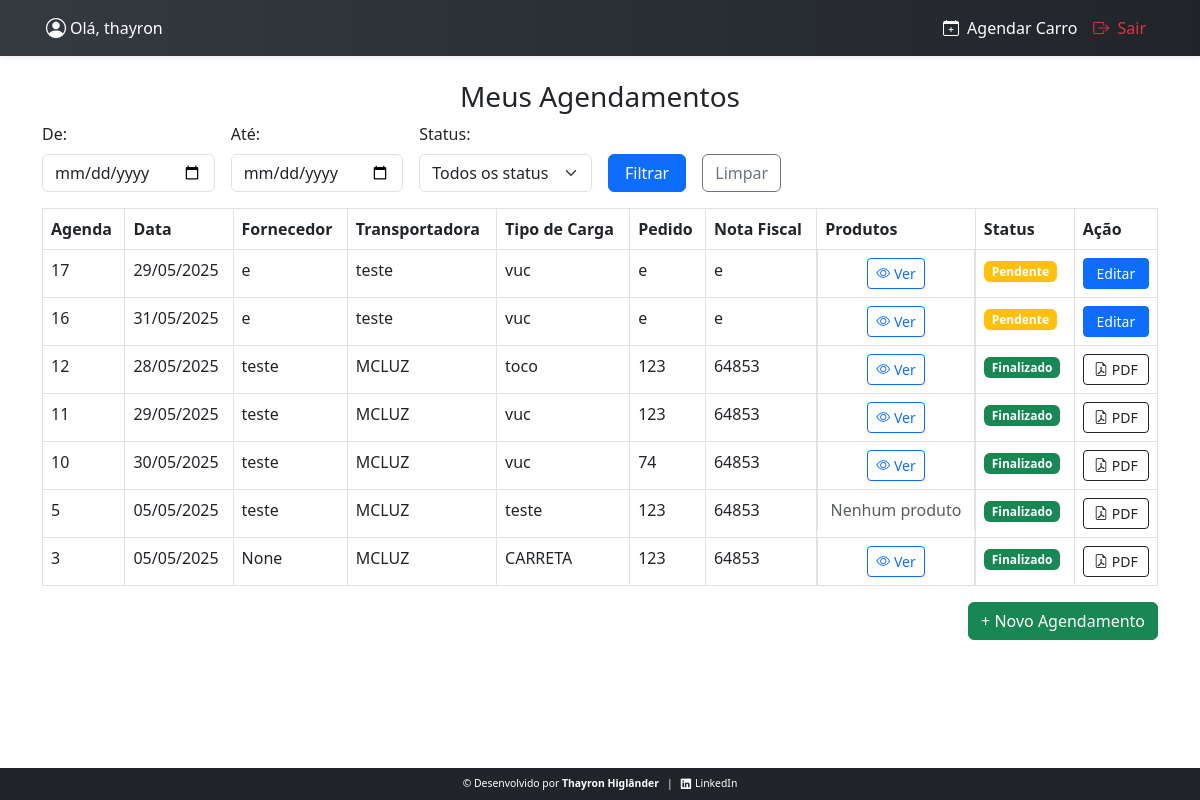
Before: /agendamentos/ (signed in) with the older database file.
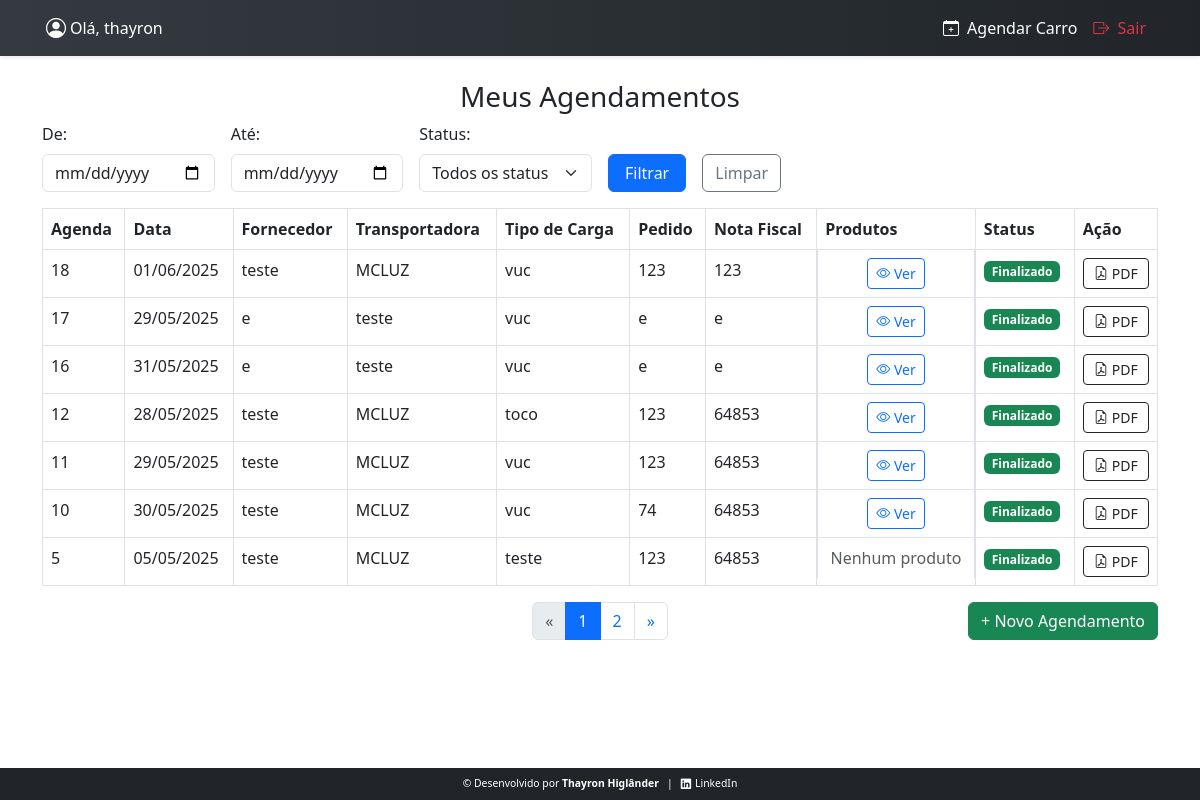
After: the same page with the newer database file.
### agendamentos/models.py (models this page shows, shortened)
class Agendamento(models.Model):
    usuario = models.ForeignKey(settings.AUTH_USER_MODEL, on_delete=models.CASCADE)
    data_hora = models.DateTimeField()
    cnpj = models.CharField(max_length=18)
    fornecedor = models.CharField(max_length=100)
    email = models.EmailField(max_length=500)
    transportadora = models.CharField(max_length=100)
    nota_fiscal = models.CharField(max_length=100)
    pedido = models.CharField(max_length=100,null=True,blank=True)
    GALPAO_CHOICES = [
        ('galpao1', 'galpão1'),
        ('galpao2', 'galpão2'),
        ('galpao3', 'galpão3'),
        ('galpao4', 'galpão4'),
    ]
    galpao = models.CharField("Galpão", max_length=20,choices=GALPAO_CHOICES,null=True,blank=True)
    TIPO_CARRO_CHOICES = [
        ('vuc', 'VUC'),
        ('toco', 'Toco'),
        ('truck', 'Truck'),
        ('carreta', 'Carreta'),
    ]
    tipo_carro = models.CharField("Tipo", max_length=20,choices=TIPO_CARRO_CHOICES,)
    STATUS_CHOICES = [
        ('pendente', 'Pendente'),
        ('confirmado', 'Confirmado'),
        ('cancelado', 'Cancelado'),
        ('finalizado', 'Finalizado'),
        ('atrasado', 'Atrasado'),
    ]
    status = models.CharField(max_length=20, choices=STATUS_CHOICES, default='pendente')
    criado_em = models.DateTimeField(auto_now_add=True)
    def cubagem_total(self):
        return self.itens.aggregate(total=Sum('cubagem'))['total'] or 0

### agendamentos/views.py (the view)
# urls.py: path('agendamentos/', views.painel_user, name='painel_user'),
@login_required
def painel_user(request):
    data_inicial = request.GET.get('data_inicial')
    data_final = request.GET.get('data_final')
    status = request.GET.get('status')
    mercadoria = request.GET.get('mercadoria')
    agendamentos = Agendamento.objects.filter(usuario=request.user)
    data_inicial = request.GET.get('data_inicial')
    data_final = request.GET.get('data_final')
    if data_inicial:
        try:
            data_inicial_date = datetime.strptime(data_inicial, '%Y-%m-%d').date()
            agendamentos = agendamentos.filter(data_hora__date__gte=data_inicial_date)
        except ValueError:
            data_inicial = ''
    if data_final:
        try:
            data_final_date = datetime.strptime(data_final, '%Y-%m-%d').date()
            agendamentos = agendamentos.filter(data_hora__date__lte=data_final_date)
        except ValueError:
            data_final = ''
    if status:
        agendamentos = agendamentos.filter(status=status)
    if mercadoria:
        agendamentos = agendamentos.filter(itens__mercadoria__icontains=mercadoria).distinct()
    agendamentos = agendamentos.order_by('-id')
    paginator = Paginator(agendamentos, 7)
    page_number = request.GET.get('page')
    page_obj = paginator.get_page(page_number)
    context = {
        'page_obj': page_obj,
        'data_inicial': data_inicial,
        'data_final': data_final,
        'mercadoria': mercadoria,
        'status': status,
        'status_choices': Agendamento.STATUS_CHOICES,
    }
    return render(request, 'agendamento/painel_user.html', context)

### templates/agendamento/painel_user.html (shortened to what the changed rows need)
{% extends 'base.html' %}
{% block content %}
<table class="table table-bordered">
    <thead class="thead-dark">
        <tr>
            <th>Agenda</th>
            <th>Data</th>
            <th>Fornecedor</th>
            <th>Transportadora</th>
            <th>Tipo de Carga</th>
            <th>Pedido</th>
            <th>Nota Fiscal</th>
            <th>Produtos</th>
            <th>Status</th>
            <th>Ação</th>
        </tr>
    </thead>
    <tbody>
        {% for ag in page_obj %}
        <tr>
            <td data-label="Agenda">{{ ag.id }}</td>
            <td data-label="Data">{{ ag.data_hora|date:"d/m/Y" }}</td>
            <td data-label="Fornecedor">{{ ag.fornecedor }}</td>
            <td data-label="Transportadora">{{ ag.transportadora }}</td>
            <td data-label="Tipo de Carga">{{ ag.tipo_carro }}</td>
            <td data-label="Pedido">{{ ag.pedido }}</td>
            <td data-label="Nota Fiscal">{{ ag.nota_fiscal }}</td>
            <td data-label="Produtos" class="produtos-cell text-center">
                {% if ag.itens.exists %}
                <button type="button" class="btn btn-outline-primary btn-sm btn-ver-produtos" data-bs-toggle="modal" data-bs-target="#produtosModal{{ ag.id }}">
                    <i class="bi bi-eye"></i> Ver
                </button>
                {% else %}
                <span class="text-muted">Nenhum produto</span>
                {% endif %}
            </td>
            <td data-label="Status">
                {% if ag.status == 'pendente' %}
                    <span class="badge bg-warning">Pendente</span>
                {% elif ag.status == 'confirmado' %}
                    <span class="badge bg-info">Confirmado</span>
                {% elif ag.status == 'cancelado' %}
                    <span class="badge bg-danger">Cancelado</span>
                {% elif ag.status == 'finalizado' %}
                    <span class="badge bg-success">Finalizado</span>
                {% elif ag.status == 'atrasado' %}
                        <span class="badge bg-dark">Atrasado</span>
                {% endif %}
            </td>
            <td data-label="Ação">
                {% if ag.status == 'pendente' %}
                <a href="{% url 'agendamento_editar' ag.pk %}" class="btn btn-primary btn-sm w-100">Editar</a>
                {% else %}
                <a href="{% url 'baixar_agendamento_pdf' ag.id %}" class="btn btn-outline-dark btn-sm w-100" target="_blank">
                    <i class="bi bi-file-earmark-pdf"></i> PDF
                </a>
                {% endif %}
            </td>
        </tr>
        {% empty %}
        <tr>
            <td colspan="10" class="text-center">Nenhum agendamento cadastrado.</td>
        </tr>
        {% endfor %}
    </tbody>
</table>
<div class="position-relative mb-4">
    <div class="d-flex justify-content-center">
        {% include 'paginacao.html' %}
    </div>
</div>
{% endblock %}

Changed rows visible on the page:
no longer on this page (row unchanged): Agendamento: id "3", data_hora "05/05/2025", fornecedor "None", transportadora "MCLUZ", tipo_carro "CARRETA", pedido "123", nota_fiscal "64853", status "Finalizado"
added Agendamento: id "18", data_hora "01/06/2025", fornecedor "teste", transportadora "MCLUZ", tipo_carro "vuc", pedido "123", nota_fiscal "123", status "Finalizado"
changed Agendamento id 17: status "Pendente Editar" → "Finalizado PDF"
changed Agendamento id 16: status "Pendente Editar" → "Finalizado PDF"
Other visible differences:
new list line: "1"
new list line: "2"
